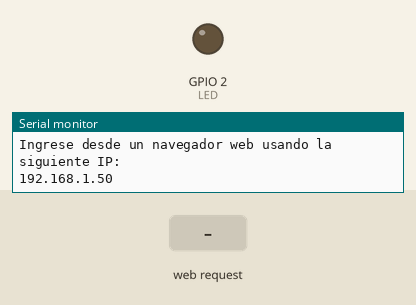
This sketch was run on a simulated ESP8266 (NodeMCU). Parts: output pins drawn as LEDs (lit = HIGH), the last lines printed to the serial monitor. The inputs (shaded band) are chosen by the test bench. WiFi joins after 1.5 s; servers stay silent unless stated.

Above: at 2.7 s.
2.8 s: HTTP request GET /?LED=ON received
At 4.2 s:
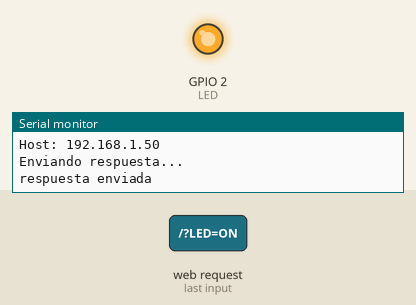
5.3 s: HTTP request GET /?LED=OFF received
At 7.4 s:
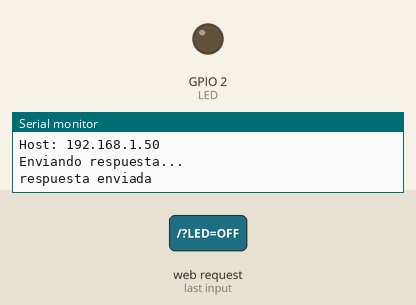
Timing chart, 0 to 8.9 s (numbered marks = the images above; inputs shaded):
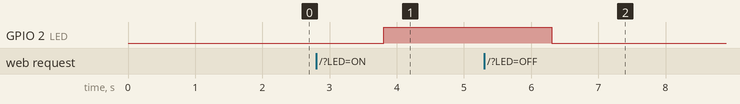

Measured:
- after the input at 2.8 s, GPIO 2 (LED): LOW → HIGH after 1.0 s
- after the input at 5.3 s, GPIO 2 (LED): HIGH → LOW after 1.0 s

The sketch:

NodeMCU_HTTP_2020.ino
```cpp
#include <ESP8266WiFi.h>
#include <PubSubClient.h>

//const char* ssid = "Gutierrez";
//const char* password = "4499783398";

const char* ssid = "AlumnosUP";
const char* password = "";

//const char* ssid = "ProfesoresUP";
//const char* password = "";

//const char* ssid = "infinitum movil";
//const char* password = "Ingenieria";


//const char* ssid = "INFINITUM449E";
//const char* password = "dxxVxVW3Hd";

#define LED 2 // Se define el GPIO o Pin D4

WiFiServer server(80);

// Variable to store the HTTP request
String header;

void setup() {
  Serial.begin(9600);
  delay(10);

  //Configuración  del GPIO
  pinMode(LED, OUTPUT);
  digitalWrite(LED,LOW);

  Serial.println();
  Serial.println();
  Serial.print("Conectandose a red : ");
  Serial.println(ssid);

  WiFi.begin(ssid, password); //Conexión a la red

  while (WiFi.status() != WL_CONNECTED)
  {
    delay(500);
    Serial.print(".");
  }
  Serial.println("");
  Serial.println("WiFi conectado");


Serial.println(WiFi.localIP());


  server.begin(); //Iniciamos el servidor
  Serial.println("Servidor Iniciado");


  Serial.println("Ingrese desde un navegador web usando la siguiente IP:");
  Serial.println(WiFi.localIP()); //Obtenemos la IP
}

void loop() {

  WiFiClient client = server.available();
  if (client) //Si hay un cliente presente
  {
    Serial.println("Nuevo Cliente");

    //esperamos hasta que hayan datos disponibles
    while(!client.available()&&client.connected())
    {
    delay(1);
    }

    // Leemos la primera línea de la petición del cliente.
    String linea1 = client.readStringUntil('r');
    Serial.println(linea1);

    if (linea1.indexOf("LED=ON")>0) //Buscamos un LED=ON en la 1°Linea
    {
      digitalWrite(2,HIGH);
    }
    if (linea1.indexOf("LED=OFF")>0)//Buscamos un LED=OFF en la 1°Linea
    {
      digitalWrite(2,LOW);
    }

    client.flush();

    Serial.println("Enviando respuesta...");
    //Encabesado http
    client.println("HTTP/1.1 200 OK");
    client.println("Content-Type: text/html");
    client.println("Connection: close");// La conexión se cierra después de finalizar de la respuesta
    client.println();
    //Pagina html  para en el navegador
    client.println("<!DOCTYPE HTML>");
    client.println("<html>");
    client.println("<head><title>Universidad Panamericana</title>");
    client.println("<body>");
    client.println("<h1 align='center'>Home Automation UP</h1>");
    client.println("<div style='text-align:center;'>");
    client.println("<br />");
    client.println("<button onClick=location.href='./?LED=ON'>LED ON</button>");
    client.println("<button onClick=location.href='./?LED=OFF'>LED OFF</button>");
    client.println("<br />");
    client.println("</div>");
    client.println("</body>");
    client.println("</html>");

    delay(1);
    Serial.println("respuesta enviada");
    Serial.println();

  }
}
```
